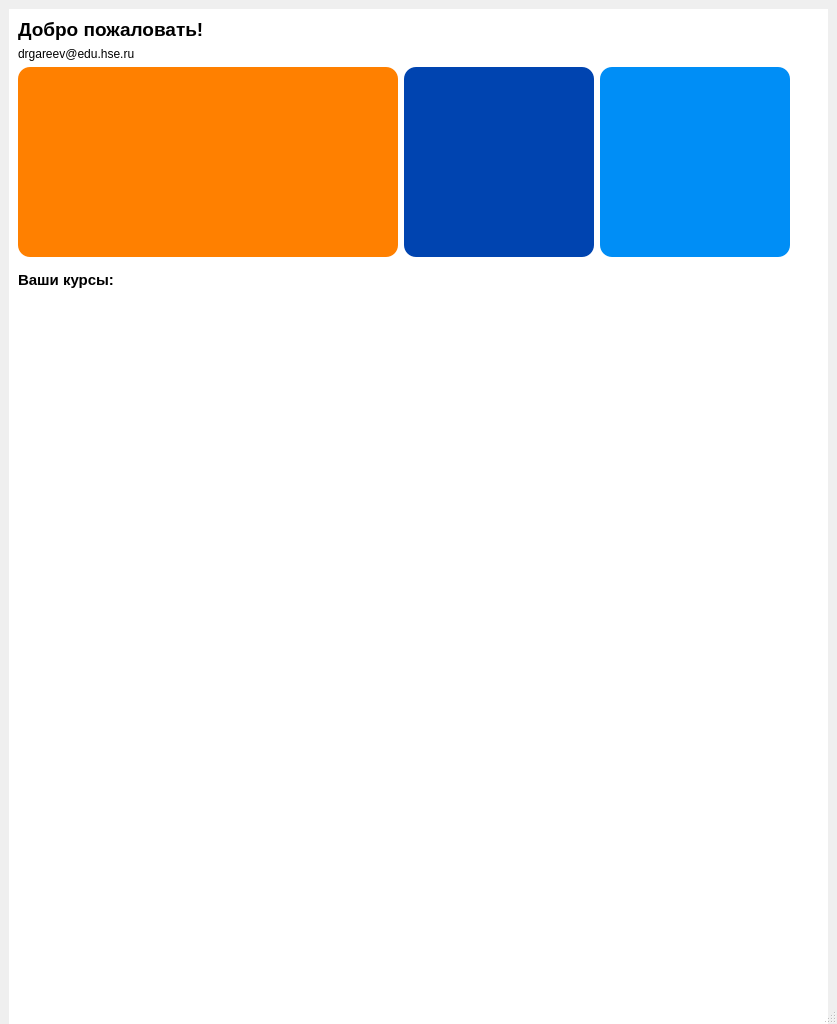
<?xml version="1.0" encoding="UTF-8"?>
<ui version="4.0">
 <class>MainWindow</class>
 <widget class="QMainWindow" name="MainWindow">
  <property name="geometry">
   <rect>
    <x>0</x>
    <y>0</y>
    <width>837</width>
    <height>1024</height>
   </rect>
  </property>
  <property name="minimumSize">
   <size>
    <width>712</width>
    <height>1024</height>
   </size>
  </property>
  <property name="windowTitle">
   <string>MainWindow</string>
  </property>
  <widget class="QWidget" name="centralwidget">
   <property name="minimumSize">
    <size>
     <width>712</width>
     <height>1024</height>
    </size>
   </property>
   <layout class="QHBoxLayout" name="horizontalLayout_2">
    <item>
     <widget class="QStackedWidget" name="stack">
      <property name="minimumSize">
       <size>
        <width>712</width>
        <height>1024</height>
       </size>
      </property>
      <property name="currentIndex">
       <number>2</number>
      </property>
      <widget class="QWidget" name="page_5">
       <property name="styleSheet">
        <string notr="true">background-color: rgb(255, 255, 255);</string>
       </property>
       <layout class="QVBoxLayout" name="verticalLayout_3">
        <item>
         <layout class="QVBoxLayout" name="verticalLayout">
          <property name="sizeConstraint">
           <enum>QLayout::SetMaximumSize</enum>
          </property>
          <item>
           <widget class="QLabel" name="label_3">
            <property name="minimumSize">
             <size>
              <width>0</width>
              <height>70</height>
             </size>
            </property>
            <property name="maximumSize">
             <size>
              <width>9000000</width>
              <height>70</height>
             </size>
            </property>
            <property name="text">
             <string/>
            </property>
            <property name="alignment">
             <set>Qt::AlignCenter</set>
            </property>
           </widget>
          </item>
          <item>
           <widget class="QLabel" name="loginLabel">
            <property name="font">
             <font>
              <pointsize>14</pointsize>
              <italic>false</italic>
              <bold>false</bold>
             </font>
            </property>
            <property name="styleSheet">
             <string notr="true"/>
            </property>
            <property name="text">
             <string>Вход в систему</string>
            </property>
            <property name="alignment">
             <set>Qt::AlignCenter</set>
            </property>
           </widget>
          </item>
          <item>
           <spacer name="verticalSpacer_3">
            <property name="orientation">
             <enum>Qt::Vertical</enum>
            </property>
            <property name="sizeType">
             <enum>QSizePolicy::Fixed</enum>
            </property>
            <property name="sizeHint" stdset="0">
             <size>
              <width>20</width>
              <height>8</height>
             </size>
            </property>
           </spacer>
          </item>
          <item>
           <widget class="QLabel" name="emailLabel">
            <property name="minimumSize">
             <size>
              <width>0</width>
              <height>16</height>
             </size>
            </property>
            <property name="maximumSize">
             <size>
              <width>16777215</width>
              <height>16</height>
             </size>
            </property>
            <property name="text">
             <string>Адрес электронной почты</string>
            </property>
           </widget>
          </item>
          <item>
           <widget class="QLineEdit" name="username_field">
            <property name="minimumSize">
             <size>
              <width>473</width>
              <height>32</height>
             </size>
            </property>
            <property name="maximumSize">
             <size>
              <width>16777215</width>
              <height>32</height>
             </size>
            </property>
            <property name="text">
             <string>drgareev@edu.hse.ru</string>
            </property>
           </widget>
          </item>
          <item>
           <widget class="QLabel" name="passwordLabel">
            <property name="minimumSize">
             <size>
              <width>0</width>
              <height>16</height>
             </size>
            </property>
            <property name="maximumSize">
             <size>
              <width>16777215</width>
              <height>16</height>
             </size>
            </property>
            <property name="text">
             <string>Пароль</string>
            </property>
           </widget>
          </item>
          <item>
           <widget class="QLineEdit" name="password_field">
            <property name="minimumSize">
             <size>
              <width>473</width>
              <height>32</height>
             </size>
            </property>
            <property name="maximumSize">
             <size>
              <width>16777215</width>
              <height>32</height>
             </size>
            </property>
            <property name="text">
             <string>9lcxbPHarTr</string>
            </property>
            <property name="echoMode">
             <enum>QLineEdit::Password</enum>
            </property>
           </widget>
          </item>
          <item>
           <spacer name="verticalSpacer">
            <property name="orientation">
             <enum>Qt::Vertical</enum>
            </property>
            <property name="sizeType">
             <enum>QSizePolicy::Fixed</enum>
            </property>
            <property name="sizeHint" stdset="0">
             <size>
              <width>20</width>
              <height>8</height>
             </size>
            </property>
           </spacer>
          </item>
          <item>
           <widget class="QPushButton" name="loginButton">
            <property name="minimumSize">
             <size>
              <width>0</width>
              <height>56</height>
             </size>
            </property>
            <property name="font">
             <font>
              <pointsize>10</pointsize>
              <italic>false</italic>
              <bold>true</bold>
             </font>
            </property>
            <property name="styleSheet">
             <string notr="true">background-color: rgb(22, 54, 122);
color: rgb(255, 255, 255);
border-radius: 16px;</string>
            </property>
            <property name="text">
             <string>Войти</string>
            </property>
           </widget>
          </item>
         </layout>
        </item>
        <item>
         <spacer name="verticalSpacer_2">
          <property name="orientation">
           <enum>Qt::Vertical</enum>
          </property>
          <property name="sizeHint" stdset="0">
           <size>
            <width>20</width>
            <height>40</height>
           </size>
          </property>
         </spacer>
        </item>
       </layout>
      </widget>
      <widget class="QWidget" name="page">
       <layout class="QVBoxLayout" name="verticalLayout_10">
        <item>
         <widget class="QLabel" name="label_5">
          <property name="font">
           <font>
            <pointsize>14</pointsize>
            <bold>true</bold>
           </font>
          </property>
          <property name="text">
           <string>Авторизация...</string>
          </property>
          <property name="alignment">
           <set>Qt::AlignCenter</set>
          </property>
         </widget>
        </item>
       </layout>
      </widget>
      <widget class="QWidget" name="page_6">
       <property name="styleSheet">
        <string notr="true">background-color: rgb(255, 255, 255);</string>
       </property>
       <layout class="QVBoxLayout" name="verticalLayout_4">
        <item>
         <widget class="QLabel" name="title_label">
          <property name="font">
           <font>
            <pointsize>14</pointsize>
            <bold>true</bold>
            <stylestrategy>PreferAntialias</stylestrategy>
           </font>
          </property>
          <property name="text">
           <string>Добро пожаловать!</string>
          </property>
         </widget>
        </item>
        <item>
         <widget class="QLabel" name="email_label">
          <property name="text">
           <string>drgareev@edu.hse.ru</string>
          </property>
         </widget>
        </item>
        <item>
         <layout class="QHBoxLayout" name="horizontalLayout">
          <item>
           <widget class="QPushButton" name="game_button">
            <property name="sizePolicy">
             <sizepolicy hsizetype="Fixed" vsizetype="Fixed">
              <horstretch>0</horstretch>
              <verstretch>0</verstretch>
             </sizepolicy>
            </property>
            <property name="minimumSize">
             <size>
              <width>380</width>
              <height>190</height>
             </size>
            </property>
            <property name="maximumSize">
             <size>
              <width>380</width>
              <height>16777215</height>
             </size>
            </property>
            <property name="font">
             <font>
              <bold>true</bold>
             </font>
            </property>
            <property name="autoFillBackground">
             <bool>false</bool>
            </property>
            <property name="styleSheet">
             <string notr="true">background-color: rgb(255, 128, 0);
color: rgb(255, 255, 255);
border-radius: 12px;
text-align: bottom left;</string>
            </property>
            <property name="text">
             <string/>
            </property>
           </widget>
          </item>
          <item>
           <widget class="QPushButton" name="deadlines_button">
            <property name="minimumSize">
             <size>
              <width>190</width>
              <height>190</height>
             </size>
            </property>
            <property name="font">
             <font>
              <bold>true</bold>
             </font>
            </property>
            <property name="styleSheet">
             <string notr="true">background-color: rgb(0, 68, 176);
color: rgb(255, 255, 255);
border-radius: 12px;
text-align: left bottom;</string>
            </property>
            <property name="text">
             <string/>
            </property>
           </widget>
          </item>
          <item>
           <widget class="QPushButton" name="announcements_button">
            <property name="minimumSize">
             <size>
              <width>190</width>
              <height>190</height>
             </size>
            </property>
            <property name="font">
             <font>
              <bold>true</bold>
             </font>
            </property>
            <property name="styleSheet">
             <string notr="true">background-color: rgb(0, 142, 246);
color: rgb(255, 255, 255);
border-radius: 12px;
text-align: left bottom;</string>
            </property>
            <property name="text">
             <string/>
            </property>
           </widget>
          </item>
          <item>
           <spacer name="horizontalSpacer">
            <property name="orientation">
             <enum>Qt::Horizontal</enum>
            </property>
            <property name="sizeHint" stdset="0">
             <size>
              <width>40</width>
              <height>20</height>
             </size>
            </property>
           </spacer>
          </item>
         </layout>
        </item>
        <item>
         <spacer name="verticalSpacer_4">
          <property name="orientation">
           <enum>Qt::Vertical</enum>
          </property>
          <property name="sizeType">
           <enum>QSizePolicy::Fixed</enum>
          </property>
          <property name="sizeHint" stdset="0">
           <size>
            <width>20</width>
            <height>8</height>
           </size>
          </property>
         </spacer>
        </item>
        <item>
         <widget class="QLabel" name="courses_label">
          <property name="font">
           <font>
            <pointsize>11</pointsize>
            <bold>true</bold>
            <stylestrategy>PreferAntialias</stylestrategy>
           </font>
          </property>
          <property name="text">
           <string>Ваши курсы:</string>
          </property>
         </widget>
        </item>
        <item>
         <widget class="QTreeWidget" name="classes_widget">
          <property name="frameShape">
           <enum>QFrame::NoFrame</enum>
          </property>
          <attribute name="headerVisible">
           <bool>false</bool>
          </attribute>
          <column>
           <property name="text">
            <string notr="true">1</string>
           </property>
          </column>
         </widget>
        </item>
       </layout>
      </widget>
     </widget>
    </item>
   </layout>
  </widget>
  <widget class="QMenuBar" name="menubar">
   <property name="geometry">
    <rect>
     <x>0</x>
     <y>0</y>
     <width>837</width>
     <height>17</height>
    </rect>
   </property>
  </widget>
  <widget class="QStatusBar" name="statusbar"/>
 </widget>
 <resources/>
 <connections/>
</ui>
